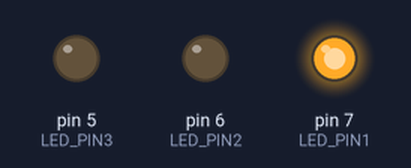
Recording of a sketch running on a simulated Arduino Uno, built with avr-gcc and run on an emulated ATmega328P. On the bench: output pins drawn as LEDs (lit = HIGH).

Above: at 0.5 s.
At 1.5 s:
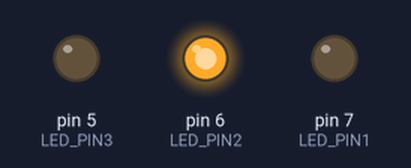
At 5.5 s:
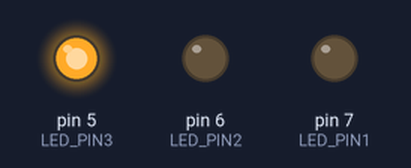
Timing chart, 0 to 6.9 s (numbered marks = the images above):
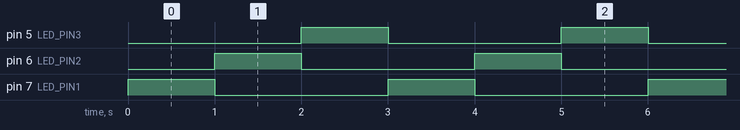

Measured:
- by itself, pin 5 (LED_PIN3), pin 6 (LED_PIN2), pin 7 (LED_PIN1): alternates HIGH for 1.0 s and LOW for 2.0 s
- by itself, everything shown: repeats every 3.0 s, in 4 steps

The sketch:

blink_3_led.ino
```cpp
#define LED_PIN1 7
#define LED_PIN2 6
#define LED_PIN3 5

void setup() {
  // put your setup code here, to run once:
    pinMode(LED_PIN1,OUTPUT);
    pinMode(LED_PIN2,OUTPUT);
    pinMode(LED_PIN3,OUTPUT);
}

void loop() {
  // put your main code here, to run repeatedly:
   digitalWrite(LED_PIN1,HIGH);
   delay(1000);
   digitalWrite(LED_PIN1,LOW);
   digitalWrite(LED_PIN2,HIGH);
   delay(1000);
   digitalWrite(LED_PIN2,LOW);
   digitalWrite(LED_PIN3,HIGH);
   delay(1000);
   digitalWrite(LED_PIN3,LOW);
}
```
